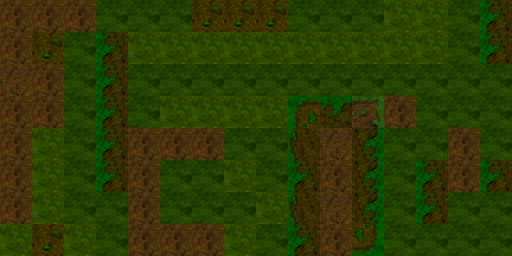

A level layout from a 2D game, rendered from its tile map. Below: a short description, then the map file with its tile-grid data intact:
An orthogonal 16x8 tile map with 32x32 px tiles, 1 tile layer (Tile Layer 1).

<map version="1.9" tiledversion="1.9.2" orientation="orthogonal" renderorder="right-down" width="16" height="8" tilewidth="32" tileheight="32" infinite="0" nextlayerid="2" nextobjectid="1">
 <tileset firstgid="1" source="GroundAssetMap.tsx" />
 <layer id="1" name="Tile Layer 1" width="16" height="8">
  <data encoding="csv">
13,13,13,32,32,32,12,12,12,32,32,32,23,23,32,21,
13,12,32,21,23,23,23,23,23,23,23,23,23,23,32,21,
22,13,32,21,32,32,32,32,32,32,32,32,32,32,32,32,
13,13,32,21,32,23,23,23,23,1,3,4,13,32,32,32,
13,23,32,21,13,13,13,32,32,11,22,14,32,32,13,32,
13,23,32,21,13,32,32,23,32,21,13,14,32,21,13,21,
13,23,32,32,13,32,32,32,23,11,22,14,32,21,32,32,
23,12,23,32,13,13,13,23,32,21,13,34,32,32,32,32
</data>
 </layer>
</map>